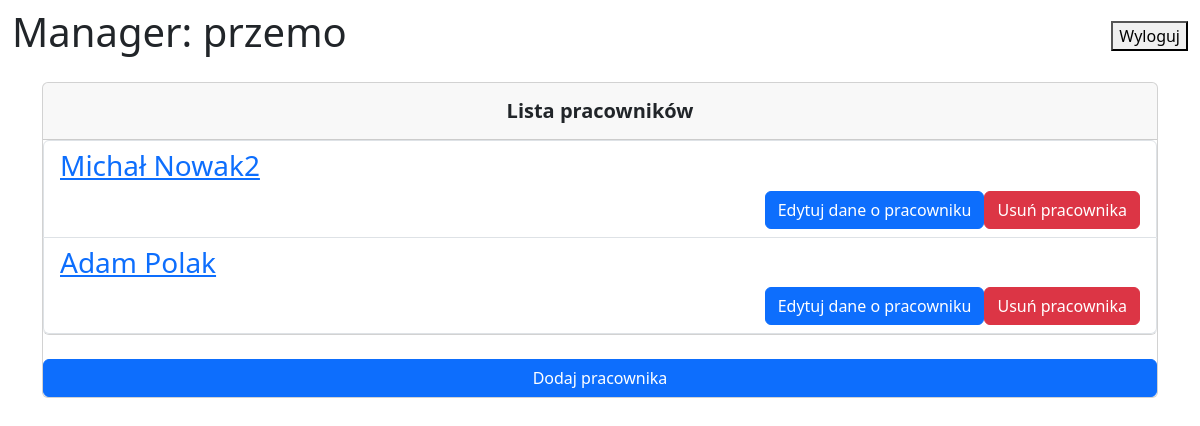
The app's page / (signed in), older data.
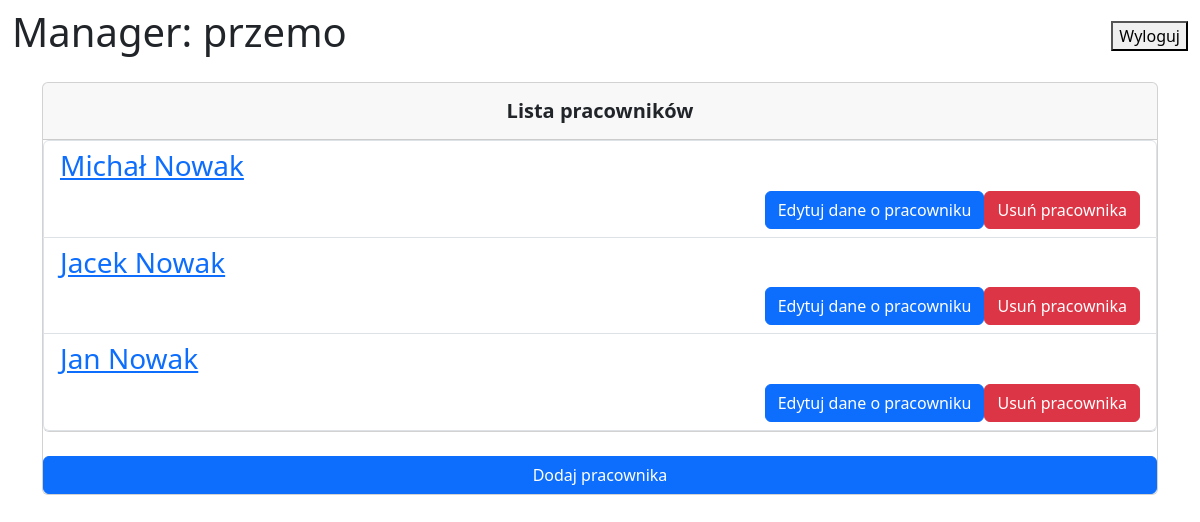
The same page, newer data.
### phpbyprzemo/models.py (models this page shows, shortened)
class Person(models.Model):
    user = models.ForeignKey(User, on_delete=models.CASCADE, null=True)
    name = models.CharField(max_length=200, null=True)

### phpbyprzemo/views.py (the view)
# urls.py: path('', PersonList.as_view(), name='personlist'),
class PersonList(LoginRequiredMixin,View):
    def get(self,request):
        account = User.objects.get(username=request.user)
        context = {'person_list':account}
        return render(request,'phpbyprzemo/home.html',context)

### phpbyprzemo/templates/phpbyprzemo/home.html (shortened to what this page needs)
<!DOCTYPE html>
<html lang="en">
<head>
    {% load bootstrap5 %}
  {% bootstrap_css %}
</head>
<header>
  <nav id="main-navbar" class="navbar navbar-expand-lg navbar-light bg-white fixed-top">
    <div class="container-fluid">
        {% if request.user.is_authenticated %}
		    <h1>Manager: {{ request.user }}</h1>
		{% else %}
			<a href="{% url 'login' %}">Login</a>
		{% endif %}
      <ul class="navbar-nav ms-auto d-flex flex-row">
          <button onclick="window.location.href='/logout'"> Wyloguj</button>
      </ul>
    </div>
  </nav>
</header>
<main style="margin-top: 58px">
  <div class="container pt-4">
    <section class="mb-4">
      <div class="card">
        <div class="card-header text-center py-3">
          <h5 class="mb-0 text-center">
            <strong>Lista pracowników</strong>
          </h5>
        </div>
          <ul class="list-group" style="">
	        {% for person in person_list.person_set.all %}
                <li class="list-group-item">
                <h3 class="listItem" style="float: center;"><a href="{% url 'persondetail' person.id %}">{{ person.name }}</a></h3>
                <button type="button" onclick="window.location.href='/person-delete/pk={{ person.id }}' " class="btn btn-danger"  style="float: right;">Usuń pracownika</button><button type="button" onclick="window.location.href='{% url 'personupdate' person.id %}'" class="btn btn-primary" style="float: right;">Edytuj dane o pracowniku</button></li>
              {% endfor %}
          </ul>
          <br>
          <button type="button" class="btn btn-primary" onclick="window.location.href='/person-create'" style="float: none; text-align: center; position: static; display: inline-block; top: auto; left: auto; width: 100%;">Dodaj pracownika</button>
      </div>
    </section>
  </div>
</main>
</html>

Row changes from the older to the newer data that the page shows:
removed Person: name "Adam Polak"
changed Person: name "Michał Nowak2" → "Michał Nowak"
added Person: name "Jacek Nowak"
added Person: name "Jan Nowak"
